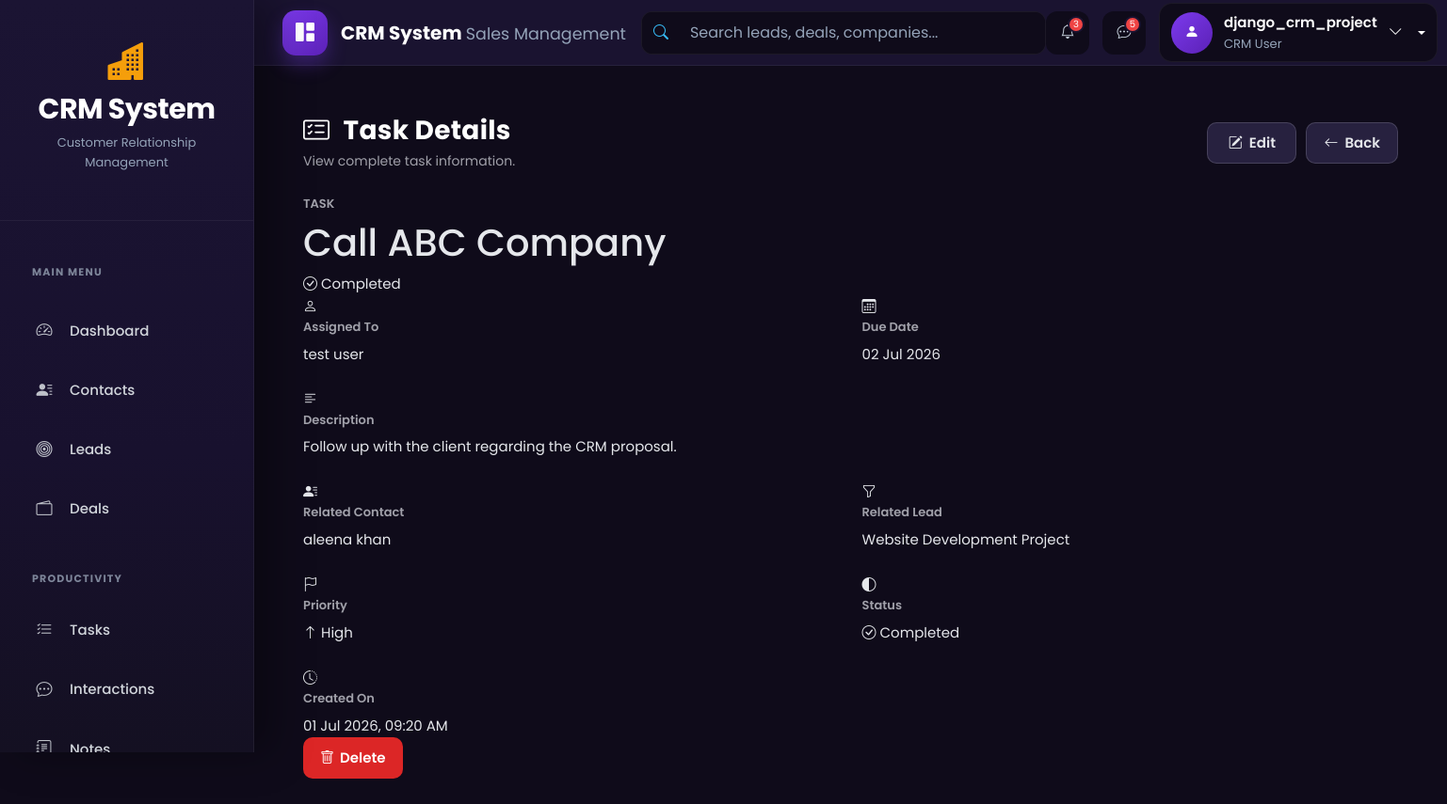
/tasks/2/ (signed in), run on the app's committed database.
### accounts/models.py (models this page shows, shortened)
class CustomUser(AbstractUser):
    ROLE_CHOICES = (
        ('admin', 'Admin'),
        ('agent', 'Agent'),
    )
    role = models.CharField(max_length=10, choices=ROLE_CHOICES, default='agent')
    phone = models.CharField(max_length=15, blank=True, null=True)
    profile_pic = models.ImageField(upload_to="profiles/", blank=True, null=True)
    email = models.EmailField(unique=True)
    is_approved = models.BooleanField(default=False, help_text="Admin approval required for login")

### tasks/models.py (models this page shows, shortened)
class Task(models.Model):
    PRIORITY_CHOICES = (
        ('low', 'Low'),
        ('medium', 'Medium'),
        ('high', 'High'),
        ('urgent', 'Urgent'),
    )
    STATUS_CHOICES = (
        ('pending', 'Pending'),
        ('in_progress','In Progress'),
        ('done', 'Done'),
    )
    title = models.CharField(max_length=200)
    description = models.TextField(blank=True)
    assigned_to = models.ForeignKey(settings.AUTH_USER_MODEL, on_delete=models.CASCADE)
    related_contact = models.ForeignKey(Contact, null=True, blank=True, on_delete=models.SET_NULL )
    related_lead = models.ForeignKey(Lead, null=True, blank=True, on_delete=models.SET_NULL)
    due_date = models.DateField(null=True, blank=True)
    priority = models.CharField(max_length=10, choices=PRIORITY_CHOICES)
    status = models.CharField(max_length=20, choices=STATUS_CHOICES)
    created_at = models.DateTimeField(auto_now_add=True)

### contacts/models.py (models this page shows)
class Contact(models.Model):
    SOURCE_CHOICES = (
        ('website','Website'),
        ('referral','Referral'),
        ('social','Social Media'),
        ('cold_call','Cold Call'),
    )
    first_name = models.CharField(max_length=100)
    last_name = models.CharField(max_length=100)
    email = models.EmailField(unique=True)
    phone = models.CharField(max_length=20,blank=True)
    company = models.ForeignKey(Company,on_delete=models.SET_NULL,null=True,blank=True)
    assigned_to = models.ForeignKey(settings.AUTH_USER_MODEL,on_delete=models.SET_NULL,null=True,blank=True)
    source = models.CharField(max_length=20,choices=SOURCE_CHOICES)
    created_at = models.DateTimeField(auto_now_add=True)
    def __str__(self):
       return f"{self.first_name} {self.last_name}"

### leads/models.py (models this page shows)
class Lead(models.Model):
    STATUS_CHOICES = [
        ('new','New'),
        ('contacted','Contacted'),
        ('qualified','Qualified'),
        ('proposal','Proposal'),
        ('won','Won'),
        ('lost','Lost'),
    ]
    contact = models.ForeignKey(Contact,on_delete=models.CASCADE)
    title = models.CharField(max_length=200)
    status = models.CharField(max_length=20, choices=STATUS_CHOICES, default='new')
    assigned_to = models.ForeignKey(settings.AUTH_USER_MODEL, on_delete=models.SET_NULL, null=True,blank=True)
    estimated_value = models.DecimalField(max_digits=12, decimal_places=2, default=0)
    expected_close =models.DateField(null=True, blank=True)
    created_at = models.DateTimeField(auto_now_add=True)
    updated_at =models.DateTimeField(auto_now=True)
    def __str__(self):
        return self.title

### tasks/views.py (the view, shortened to what this page needs)
# urls.py: path("<int:pk>/", task_detail, name="task_detail"),
@login_required
def task_detail(request, pk):
    task = get_object_or_404(
        Task.objects.select_related(
            "assigned_to",
            "related_contact",
            "related_lead",
        ),
        pk=pk,
    )
    return render(
        request,
        "tasks/task_detail.html",
        {
            "task": task,
        },
    )

### templates/tasks/task_detail.html (shortened to what this page needs)
{% extends "base.html" %}
{% block content %}
<div class="container-fluid crm-task-detail-page">
    <div class="crm-detail-header">
        <div>
            <h2 class="crm-title mb-1">
                <i class="bi bi-card-checklist me-2"></i>
                Task Details
            </h2>
            <p class="crm-page-subtitle mb-0">
                View complete task information.
            </p>
        </div>
        <div class="crm-detail-header-actions">
            <a
                href="{% url 'tasks:task_edit' task.pk %}"
                class="crm-btn-secondary"
            >
                <i class="bi bi-pencil-square"></i>
                Edit
            </a>
            <a
                href="{% url 'tasks:task_list' %}"
                class="crm-btn-secondary"
            >
                <i class="bi bi-arrow-left"></i>
                Back
            </a>
        </div>
    </div>
    <div class="crm-task-detail-card">
        <div class="crm-task-detail-top">
            <div>
                <span class="crm-detail-label">
                    TASK
                </span>
                <h1 class="crm-task-detail-title">
                    {{ task.title }}
                </h1>
            </div>
            <div>
                {% if task.status == "done" %}
                    <span class="crm-status-badge crm-status-completed">
                        <i class="bi bi-check-circle"></i>
                        Completed
                    </span>
                {% elif task.status == "in_progress" %}
                    <span class="crm-status-badge crm-status-progress">
                        <i class="bi bi-clock"></i>
                        In Progress
                    </span>
                {% else %}
                    <span class="crm-status-badge crm-status-pending">
                        <i class="bi bi-hourglass-split"></i>
                        Pending
                    </span>
                {% endif %}
            </div>
        </div>
        <div class="row g-4">
            <div class="col-md-6">
                <div class="crm-detail-item">
                    <div class="crm-detail-icon">
                        <i class="bi bi-person"></i>
                    </div>
                    <div>
                        <span class="crm-detail-label">
                            Assigned To
                        </span>
                        <div class="crm-detail-value">
                            {% if task.assigned_to %}
                                {{ task.assigned_to.get_full_name|default:task.assigned_to.username }}
                            {% else %}
                                <span class="crm-muted">
                                    Not Assigned
                                </span>
                            {% endif %}
                        </div>
                    </div>
                </div>
            </div>
            <div class="col-md-6">
                <div class="crm-detail-item">
                    <div class="crm-detail-icon">
                        <i class="bi bi-calendar3"></i>
                    </div>
                    <div>
                        <span class="crm-detail-label">
                            Due Date
                        </span>
                        <div class="crm-detail-value">
                            {% if task.due_date %}
                                {{ task.due_date|date:"d M Y" }}
                            {% else %}
                                <span class="crm-muted">
                                    Not Assigned
                                </span>
                            {% endif %}
                        </div>
                    </div>
                </div>
            </div>
            <div class="col-12">
                <div class="crm-detail-item crm-detail-item-wide">
                    <div class="crm-detail-icon">
                        <i class="bi bi-text-left"></i>
                    </div>
                    <div class="flex-grow-1">
                        <span class="crm-detail-label">
                            Description
                        </span>
                        <div class="crm-detail-value">
                            {% if task.description %}
                                {{ task.description }}
                            {% else %}
                                <span class="crm-muted">
                                    No description available.
                                </span>
                            {% endif %}
                        </div>
                    </div>
                </div>
            </div>
            <div class="col-md-6">
                <div class="crm-detail-item">
                    <div class="crm-detail-icon">
                        <i class="bi bi-person-lines-fill"></i>
                    </div>
                    <div>
                        <span class="crm-detail-label">
                            Related Contact
                        </span>
                        <div class="crm-detail-value">
                            {% if task.related_contact %}
                                {{ task.related_contact }}
                            {% else %}
                                <span class="crm-muted">
                                    Not Linked
                                </span>
                            {% endif %}
                        </div>
                    </div>
                </div>
            </div>
            <div class="col-md-6">
                <div class="crm-detail-item">
                    <div class="crm-detail-icon">
                        <i class="bi bi-funnel"></i>
                    </div>
                    <div>
                        <span class="crm-detail-label">
                            Related Lead
                        </span>
                        <div class="crm-detail-value">
                            {% if task.related_lead %}
                                {{ task.related_lead }}
                            {% else %}
                                <span class="crm-muted">
                                    Not Linked
                                </span>
                            {% endif %}
                        </div>
                    </div>
                </div>
            </div>
            <div class="col-md-6">
                <div class="crm-detail-item">
                    <div class="crm-detail-icon">
                        <i class="bi bi-flag"></i>
                    </div>
                    <div>
                        <span class="crm-detail-label">
                            Priority
                        </span>
                        <div class="crm-detail-value">
                            {% if task.priority == "urgent" %}
                                <span class="crm-priority-badge crm-priority-urgent">
                                    <i class="bi bi-exclamation-triangle"></i>
                                    Urgent
                                </span>
                            {% elif task.priority == "high" %}
                                <span class="crm-priority-badge crm-priority-high">
                                    <i class="bi bi-arrow-up"></i>
                                    High
                                </span>
                            {% elif task.priority == "medium" %}
                                <span class="crm-priority-badge crm-priority-medium">
                                    <i class="bi bi-dash"></i>
                                    Medium
                                </span>
                            {% else %}
                                <span class="crm-priority-badge crm-priority-low">
                                    <i class="bi bi-arrow-down"></i>
                                    Low
                                </span>
                            {% endif %}
                        </div>
                    </div>
                </div>
            </div>
            <div class="col-md-6">
                <div class="crm-detail-item">
                    <div class="crm-detail-icon">
                        <i class="bi bi-circle-half"></i>
                    </div>
                    <div>
                        <span class="crm-detail-label">
                            Status
                        </span>
                        <div class="crm-detail-value">
                            {% if task.status == "done" %}
                                <span class="crm-status-badge crm-status-completed">
                                    <i class="bi bi-check-circle"></i>
                                    Completed
                                </span>
                            {% elif task.status == "in_progress" %}
                                <span class="crm-status-badge crm-status-progress">
                                    <i class="bi bi-clock"></i>
                                    In Progress
                                </span>
                            {% else %}
                                <span class="crm-status-badge crm-status-pending">
                                    <i class="bi bi-hourglass-split"></i>
                                    Pending
                                </span>
                            {% endif %}
                        </div>
                    </div>
                </div>
            </div>
            <div class="col-md-6">
                <div class="crm-detail-item">
                    <div class="crm-detail-icon">
                        <i class="bi bi-clock-history"></i>
                    </div>
                    <div>
                        <span class="crm-detail-label">
                            Created On
                        </span>
                        <div class="crm-detail-value">
                            {{ task.created_at|date:"d M Y, h:i A" }}
                        </div>
                    </div>
                </div>
            </div>
        </div>
        <div class="crm-detail-actions">
            <a
                href="{% url 'tasks:task_delete' task.pk %}"
                class="crm-btn-danger"
            >
                <i class="bi bi-trash"></i>
                Delete
            </a>
        </div>
    </div>
</div>
{% endblock %}

### templates/includes/navbar.html (shortened to what this page needs)
<nav class="navbar navbar-expand-lg crm-navbar">
  <div class="container-fluid">
    <a class="navbar-brand crm-brand" href="{% url 'dashboard' %}">
      <div class="crm-brand-icon">
        <i class="bi bi-grid-1x2-fill"></i>
      </div>
      <div class="crm-brand-text">
        <span class="crm-brand-title"> CRM System </span>
        <small> Sales Management </small>
      </div>
    </a>
    <div class="collapse navbar-collapse" id="crmNavbar">
      <form class="crm-search mx-auto">
        <div class="input-group">
          <span class="input-group-text">
            <i class="bi bi-search"></i>
          </span>
          <input
            type="search"
            class="form-control"
            placeholder="Search leads, deals, companies..."
          />
        </div>
      </form>
      {% if user.is_authenticated %}
      <div class="crm-navbar-actions">
       <a href="javascript:void(0);" class="crm-nav-icon">
    <i class="bi bi-bell"></i>
    <span class="crm-nav-badge">3</span>
</a>
        <a href="#" class="crm-nav-icon">
          <i class="bi bi-chat-dots"></i>
          <span class="crm-nav-badge">5</span>
        </a>
        <div class="dropdown crm-user-dropdown">
          <a
            href="#"
            class="crm-user dropdown-toggle"
            role="button"
            data-bs-toggle="dropdown"
            aria-expanded="false"
          >
            <div class="crm-avatar">
              <i class="bi bi-person-fill"></i>
            </div>
            <div class="crm-user-info">
              <span class="crm-user-name"> {{ user.username }} </span>
<small>
    CRM User
</small>            </div>
            <i class="bi bi-chevron-down crm-arrow"></i>
          </a>
        </div>
      </div>
      {% else %}
      <div class="d-flex align-items-center gap-2 ms-auto">
        <a href="/accounts/login/" class="btn btn-outline-light"> Login </a>
        <a href="/accounts/register/" class="btn btn-primary"> Register </a>
      </div>
      {% endif %}
    </div>
  </div>
</nav>

### data on the page
CustomUser: username "django_crm_project"
Task: title "Call ABC Company", assigned_to.get_full_name "test user", due_date "02 Jul 2026", description "Follow up with the client regarding the CRM proposal.", related_contact "aleena khan", related_lead "Website Development Project", created_at "01 Jul 2026, 09:20 AM"
